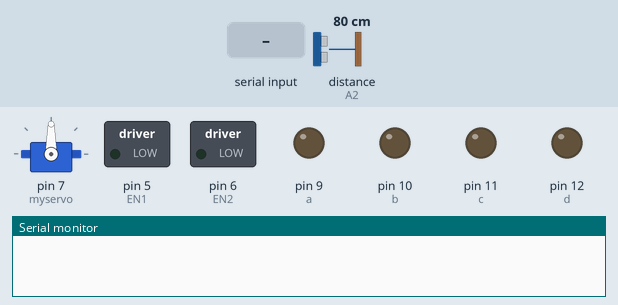
Simulated run of this sketch. Board: Arduino Uno, built with avr-gcc and run on an emulated ATmega328P. Parts: servo, switched loads named in the sketch (green lamp = pin HIGH), output pins drawn as LEDs (lit = HIGH), the last lines printed to the serial monitor. The test bench sets the inputs (shaded band); at power-on: distance to the obstacle (sensor on A2) 80 cm. The echo pulse lasts 58.3 µs per cm.

Above: at 1.2 s.
1.3 s: "left" received over Serial
At 4.2 s:
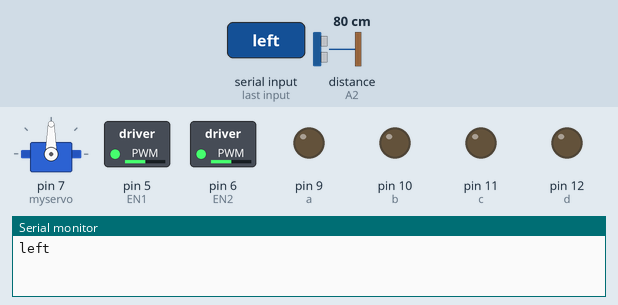
4.3 s: "right" received over Serial
At 5.7 s:
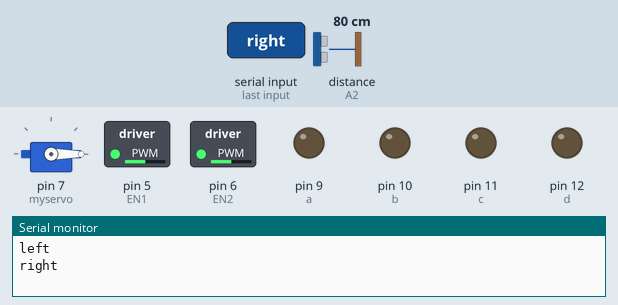
7.3 s: "forward" received over Serial
At 9.5 s:
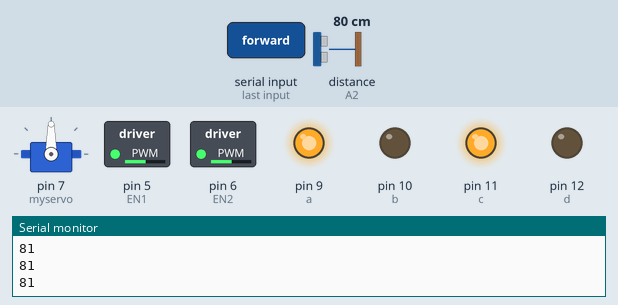
9.8 s: distance to the obstacle (sensor on A2) set to 12 cm
11.3 s: distance to the obstacle (sensor on A2) set to 9 cm
At 12.5 s:
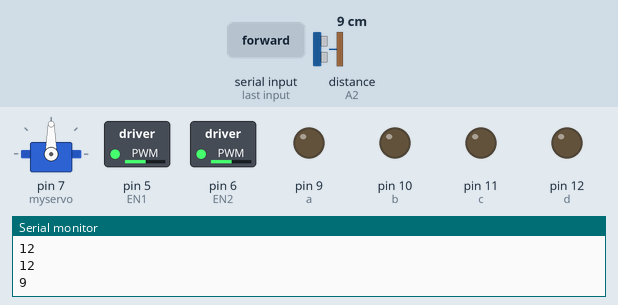
12.8 s: "left" received over Serial
At 14.2 s:
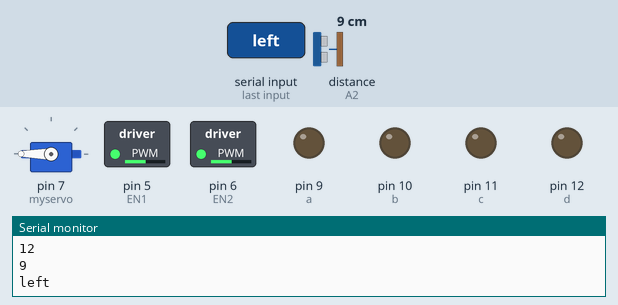
Timing chart, 0 to 16.8 s (numbered marks = the images above; inputs shaded):
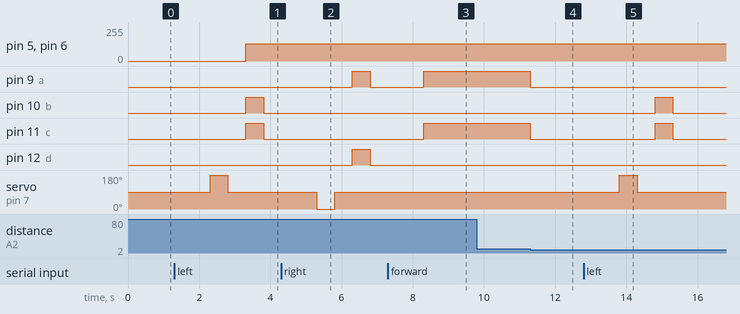

The sketch:

voice_control_collision_avoidance_robot_car.ino
```cpp
#include <NewPing.h>
#include<Servo.h>
#define TRIGGER_PIN A3
#define ECHO_PIN A2
#define MAX_DISTANCE 300
int a=9,b=10,c=11,d=12,e=8,EN1=5,EN2=6;
String voice;
NewPing sonar(TRIGGER_PIN, ECHO_PIN, MAX_DISTANCE);

Servo myservo;
void setup() {
  Serial.begin(9600);
  pinMode(a,OUTPUT);
  pinMode(b,OUTPUT);
  pinMode(c,OUTPUT);
  pinMode(d,OUTPUT);
  pinMode(EN1,OUTPUT);
  pinMode(EN2,OUTPUT);
  pinMode(e,INPUT);
  myservo.attach(7);
myservo.write(90);
}

void loop() {
   int distance = sonar.ping_cm();
if(Serial.available()>0) {
  voice="";
  delay(2);
  voice = Serial.readString();
  delay(2);
  Serial.println(voice);


if(voice == "left")
{
 left();
}
else if (voice == "right") {
 right();
}

else if (voice == "stop"){
 STOP();

}
}
while(voice == "forward") {
  forward();
}
while(voice == "backward") {
  backward();
}

}
void forward(){
  int distance = sonar.ping_cm();

 if(distance>0 && distance < 11){
  Serial.println(distance);
  STOP();
  voice="";
 }
 else
 {
  Serial.println(distance);
digitalWrite(a,HIGH);
digitalWrite(b,LOW);
digitalWrite(c,HIGH);
digitalWrite(d,LOW);
analogWrite(EN1,130);
analogWrite(EN2,130);
 }
}
void backward(){
  int IRSENSOR=digitalRead(e);
  Serial.println(IRSENSOR);
   if(IRSENSOR == 0) {
STOP();
voice="";
      }
      else {
digitalWrite(a,LOW);
digitalWrite(b,HIGH);
digitalWrite(c,LOW);
digitalWrite(d,HIGH);
analogWrite(EN1,130);
analogWrite(EN2,130);
  }
}
void left(){
   myservo.write(180);
  delay(500);
  myservo.write(90);
  delay(500);
 digitalWrite(a,LOW);
digitalWrite(b,HIGH);
digitalWrite(c,HIGH);
digitalWrite(d,LOW);
analogWrite(EN1,128);
analogWrite(EN2,128);
delay(500);
digitalWrite(a,LOW);
digitalWrite(b,LOW);
digitalWrite(c,LOW);
digitalWrite(d,LOW);
}
void right(){
   myservo.write(0);
  delay(500);
  myservo.write(90);
  delay(500);
digitalWrite(a,HIGH);
digitalWrite(b,LOW);
digitalWrite(c,LOW);
digitalWrite(d,HIGH);
analogWrite(EN1,128);
analogWrite(EN2,128);
delay(500);
digitalWrite(a,LOW);
digitalWrite(b,LOW);
digitalWrite(c,LOW);
digitalWrite(d,LOW);

}
void STOP(){
digitalWrite(a,LOW);
digitalWrite(b,LOW);
digitalWrite(c,LOW);
digitalWrite(d,LOW);

}
```

Measured:
- the behaviour switches between 11 and 10 cm on distance to the obstacle (sensor on A2) (found by bisection; images 3 and 4)
- after the input at 1.3 s, pin 5 (EN1), pin 6 (EN2): 0/255 → 128/255 after 2.0 s; pin 10 (b), pin 11 (c): LOW → HIGH after 2.0 s, → LOW 0.50 s later; servo on pin 7 (myservo): 90° → 180° after 1.0 s, → 90° 0.50 s later
- after the input at 4.3 s, pin 9 (a), pin 12 (d): LOW → HIGH after 2.0 s, → LOW 0.50 s later; servo on pin 7 (myservo): 90° → 0° after 1.0 s, → 90° 0.50 s later
- after the input at 7.3 s, pin 5 (EN1), pin 6 (EN2): 128/255 → 130/255 after 1.0 s; pin 9 (a), pin 11 (c): LOW → HIGH after 1.0 s
- after the input at 11.3 s, pin 9 (a), pin 11 (c): HIGH → LOW at once
- after the input at 12.8 s, pin 5 (EN1), pin 6 (EN2): 130/255 → 128/255 after 2.0 s; pin 10 (b), pin 11 (c): LOW → HIGH after 2.0 s, → LOW 0.50 s later; servo on pin 7 (myservo): 90° → 180° after 1.0 s, → 90° 0.50 s later
